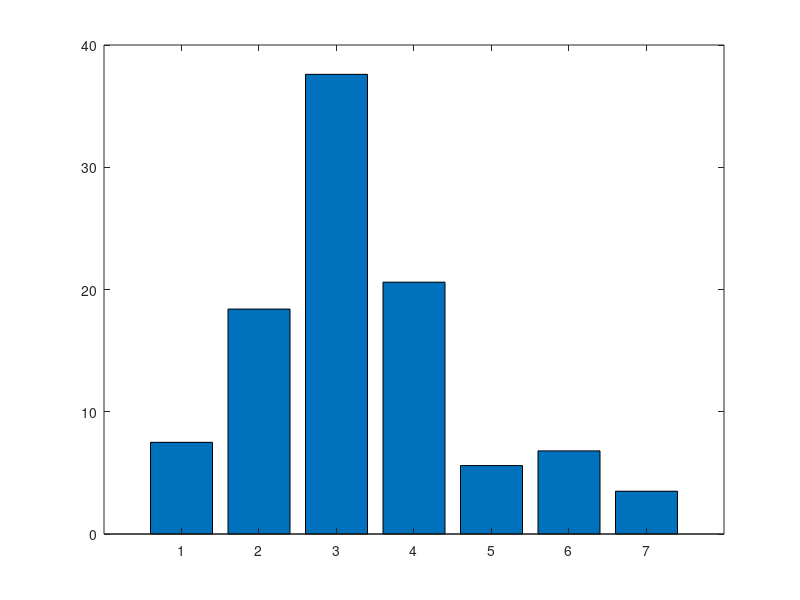

The MATLAB script that drew this image: (Note: this script raises an error after producing the figure.)

# Population ages 25 years and over

# Education categories
education = {
    'Less than 9th grade'
    '9th to 12th grade, no diploma'
    'High school graduate (includes equivalency)'
    'Some college, no degree'
    'Associate''s degree'
    'Bachelor''s degree'
    'Graduate or professional degree'
    };

# Population percentages
data = [7.5, 18.4, 37.6, 20.6, 5.6, 6.8, 3.5];

# Create bar chart
figure;
b = bar(data);

# Display values on top of bars
xtips = b.XEndPoints;
ytips = b.YEndPoints;
labels = string(data);

text(xtips, ytips, labels, ...,
    'HorizontalAlignment', 'center', ...,
    'VerticalAlignment', 'bottom', ...,
    'FontSize', 11);

# Labels and title
xticks(1:7);
xticklabels(education);
xtickangle(25);

xlabel('Education Level');
ylabel('Percentage (%)');
title('Population Ages 25 Years and Over');

# Formatting
ylim([0 45]);
grid on;
set(gca, 'FontSize', 10);
